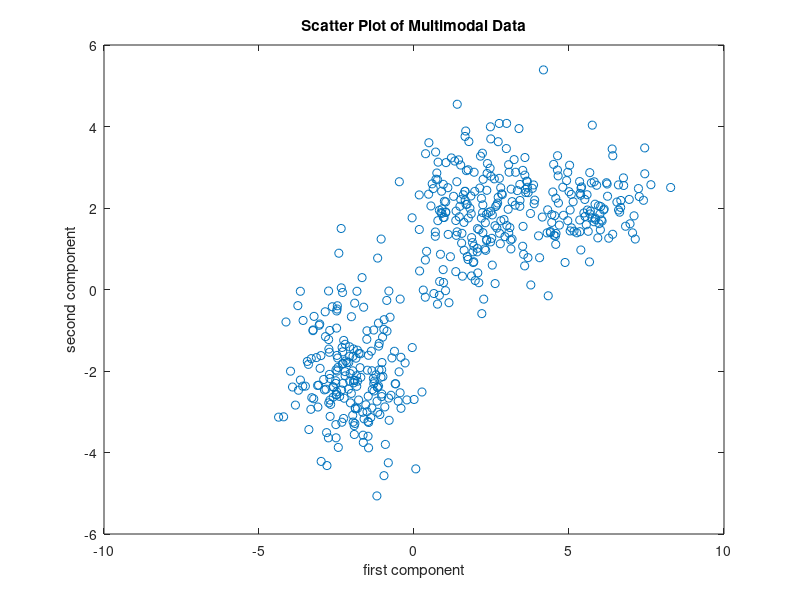

MATLAB code for this plot:
N=500;

R1 = [ 1, 0.1; 0.1, 1];
mu1 = [2, 2]';

R2 = [ 1, -0.1; -0.1, 1];
mu2 = [-2, -2]';

R3 = [ 1, 0.2; 0.2, 0.5];
mu3 = [5.5, 2]';

pi1 = 0.4;

pi2 = 0.4;

pi3 = 1 - (pi1 + pi2);

[V,D] = eig(R1);
A1 = V*sqrt(D);

[V,D] = eig(R2);
A2 = V*sqrt(D);

[V,D] = eig(R3);
A3 = V*sqrt(D);

%x1 = A1*random('Normal',0,1,2,N) + mu1*ones(1,N);
x1 = A1*randn(2,N) + mu1*ones(1,N);

%x2 = A2*random('Normal',0,1,2,N) + mu2*ones(1,N);
x2 = A2*randn(2,N) + mu2*ones(1,N);

%x3 = A3*random('Normal',0,1,2,N) + mu3*ones(1,N);
x3 = A3*randn(2,N) + mu3*ones(1,N);

SwitchVar = ones(2,1)*random('Uniform',0,1,1,N);
SwitchVar1 = SwitchVar<pi1;
SwitchVar2 = (SwitchVar>=pi1)&(SwitchVar<(pi1+pi2));
SwitchVar3 = SwitchVar>=(pi1+pi2);


x = SwitchVar1.*x1 + SwitchVar2.*x2 + SwitchVar3.*x3;


plot(x(1,:),x(2,:),'o');
title('Scatter Plot of Multimodal Data')
xlabel('first component')
ylabel('second component')

x = x';
save data x /ascii
